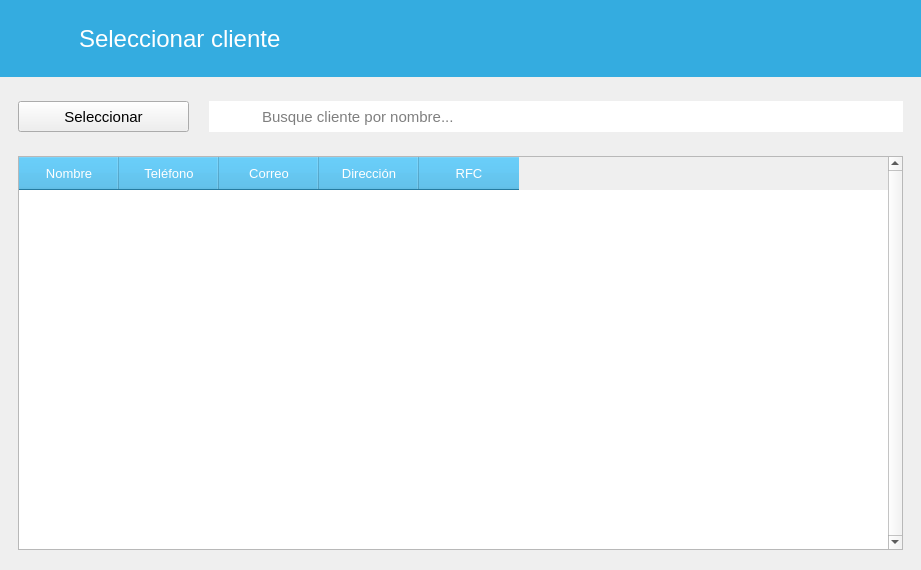
<?xml version="1.0" encoding="UTF-8"?>
<ui version="4.0">
 <class>SeleccionarCliente</class>
 <widget class="QMainWindow" name="SeleccionarCliente">
  <property name="windowModality">
   <enum>Qt::ApplicationModal</enum>
  </property>
  <property name="geometry">
   <rect>
    <x>0</x>
    <y>0</y>
    <width>921</width>
    <height>570</height>
   </rect>
  </property>
  <property name="windowTitle">
   <string>MainWindow</string>
  </property>
  <property name="windowIcon">
   <iconset resource="../resources.qrc">
    <normaloff>:/img/icon.ico</normaloff>:/img/icon.ico</iconset>
  </property>
  <widget class="QWidget" name="centralwidget">
   <layout class="QVBoxLayout" name="verticalLayout">
    <property name="leftMargin">
     <number>0</number>
    </property>
    <property name="topMargin">
     <number>0</number>
    </property>
    <property name="rightMargin">
     <number>0</number>
    </property>
    <property name="bottomMargin">
     <number>0</number>
    </property>
    <item alignment="Qt::AlignTop">
     <widget class="QFrame" name="frame">
      <property name="sizePolicy">
       <sizepolicy hsizetype="Expanding" vsizetype="Preferred">
        <horstretch>0</horstretch>
        <verstretch>0</verstretch>
       </sizepolicy>
      </property>
      <property name="styleSheet">
       <string notr="true">background-color: rgb(52, 172, 224);</string>
      </property>
      <property name="frameShadow">
       <enum>QFrame::Raised</enum>
      </property>
      <layout class="QVBoxLayout" name="verticalLayout_2">
       <property name="spacing">
        <number>0</number>
       </property>
       <property name="leftMargin">
        <number>0</number>
       </property>
       <property name="topMargin">
        <number>0</number>
       </property>
       <property name="rightMargin">
        <number>0</number>
       </property>
       <property name="bottomMargin">
        <number>0</number>
       </property>
       <item>
        <widget class="QFrame" name="frame_4">
         <property name="sizePolicy">
          <sizepolicy hsizetype="Maximum" vsizetype="Preferred">
           <horstretch>0</horstretch>
           <verstretch>0</verstretch>
          </sizepolicy>
         </property>
         <property name="styleSheet">
          <string notr="true">QFrame { border:none; }
background-color: rgb(52, 172, 224);</string>
         </property>
         <property name="frameShadow">
          <enum>QFrame::Raised</enum>
         </property>
         <layout class="QHBoxLayout" name="horizontalLayout">
          <property name="spacing">
           <number>20</number>
          </property>
          <property name="leftMargin">
           <number>18</number>
          </property>
          <property name="topMargin">
           <number>18</number>
          </property>
          <property name="rightMargin">
           <number>18</number>
          </property>
          <property name="bottomMargin">
           <number>18</number>
          </property>
          <item>
           <widget class="QLabel" name="lbRegresar">
            <property name="minimumSize">
             <size>
              <width>41</width>
              <height>41</height>
             </size>
            </property>
            <property name="cursor">
             <cursorShape>PointingHandCursor</cursorShape>
            </property>
            <property name="styleSheet">
             <string notr="true">image: url(:/img/resources/images/leftarrow.png);</string>
            </property>
            <property name="text">
             <string/>
            </property>
           </widget>
          </item>
          <item>
           <widget class="QLabel" name="label">
            <property name="minimumSize">
             <size>
              <width>201</width>
              <height>41</height>
             </size>
            </property>
            <property name="font">
             <font>
              <pointsize>18</pointsize>
             </font>
            </property>
            <property name="styleSheet">
             <string notr="true">color: rgb(255, 255, 255);</string>
            </property>
            <property name="text">
             <string>Seleccionar cliente</string>
            </property>
           </widget>
          </item>
         </layout>
        </widget>
       </item>
      </layout>
     </widget>
    </item>
    <item>
     <widget class="QFrame" name="frame_2">
      <property name="sizePolicy">
       <sizepolicy hsizetype="Expanding" vsizetype="Expanding">
        <horstretch>0</horstretch>
        <verstretch>0</verstretch>
       </sizepolicy>
      </property>
      <property name="frameShadow">
       <enum>QFrame::Raised</enum>
      </property>
      <layout class="QVBoxLayout" name="verticalLayout_3">
       <property name="spacing">
        <number>0</number>
       </property>
       <property name="bottomMargin">
        <number>0</number>
       </property>
       <item alignment="Qt::AlignTop">
        <widget class="QFrame" name="frame_5">
         <property name="frameShadow">
          <enum>QFrame::Raised</enum>
         </property>
         <layout class="QHBoxLayout" name="horizontalLayout_4">
          <property name="spacing">
           <number>20</number>
          </property>
          <property name="bottomMargin">
           <number>15</number>
          </property>
          <item>
           <widget class="QFrame" name="frame_7">
            <property name="frameShadow">
             <enum>QFrame::Raised</enum>
            </property>
            <layout class="QHBoxLayout" name="horizontalLayout_2">
             <property name="spacing">
              <number>0</number>
             </property>
             <property name="leftMargin">
              <number>0</number>
             </property>
             <property name="topMargin">
              <number>0</number>
             </property>
             <property name="rightMargin">
              <number>0</number>
             </property>
             <property name="bottomMargin">
              <number>0</number>
             </property>
             <item>
              <widget class="QPushButton" name="btAgregar">
               <property name="minimumSize">
                <size>
                 <width>171</width>
                 <height>31</height>
                </size>
               </property>
               <property name="font">
                <font>
                 <family>Arial</family>
                 <pointsize>11</pointsize>
                </font>
               </property>
               <property name="text">
                <string>Seleccionar</string>
               </property>
               <property name="icon">
                <iconset resource="../resources.qrc">
                 <normaloff>:/img/resources/images/accept.png</normaloff>:/img/resources/images/accept.png</iconset>
               </property>
              </widget>
             </item>
            </layout>
           </widget>
          </item>
          <item>
           <widget class="QFrame" name="frame_8">
            <property name="sizePolicy">
             <sizepolicy hsizetype="Expanding" vsizetype="Preferred">
              <horstretch>0</horstretch>
              <verstretch>0</verstretch>
             </sizepolicy>
            </property>
            <property name="frameShadow">
             <enum>QFrame::Raised</enum>
            </property>
            <layout class="QHBoxLayout" name="horizontalLayout_3">
             <property name="spacing">
              <number>0</number>
             </property>
             <property name="leftMargin">
              <number>0</number>
             </property>
             <property name="topMargin">
              <number>0</number>
             </property>
             <property name="rightMargin">
              <number>0</number>
             </property>
             <property name="bottomMargin">
              <number>0</number>
             </property>
             <item>
              <widget class="QLabel" name="label_2">
               <property name="minimumSize">
                <size>
                 <width>51</width>
                 <height>31</height>
                </size>
               </property>
               <property name="maximumSize">
                <size>
                 <width>51</width>
                 <height>31</height>
                </size>
               </property>
               <property name="styleSheet">
                <string notr="true">image: url(:/img/resources/images/magnifier.png);
background-color: rgb(255, 255, 255);</string>
               </property>
               <property name="text">
                <string/>
               </property>
              </widget>
             </item>
             <item>
              <widget class="QLineEdit" name="searchBar">
               <property name="minimumSize">
                <size>
                 <width>0</width>
                 <height>31</height>
                </size>
               </property>
               <property name="maximumSize">
                <size>
                 <width>16777215</width>
                 <height>31</height>
                </size>
               </property>
               <property name="font">
                <font>
                 <family>Arial</family>
                 <pointsize>11</pointsize>
                </font>
               </property>
               <property name="frame">
                <bool>false</bool>
               </property>
               <property name="placeholderText">
                <string>Busque cliente por nombre...</string>
               </property>
              </widget>
             </item>
            </layout>
           </widget>
          </item>
         </layout>
        </widget>
       </item>
       <item>
        <widget class="QFrame" name="frame_6">
         <property name="sizePolicy">
          <sizepolicy hsizetype="Expanding" vsizetype="Expanding">
           <horstretch>0</horstretch>
           <verstretch>0</verstretch>
          </sizepolicy>
         </property>
         <property name="frameShadow">
          <enum>QFrame::Raised</enum>
         </property>
         <layout class="QHBoxLayout" name="horizontalLayout_5">
          <property name="bottomMargin">
           <number>20</number>
          </property>
          <item>
           <widget class="QTableWidget" name="tabla_seleccionar">
            <property name="font">
             <font>
              <family>Arial</family>
              <pointsize>10</pointsize>
             </font>
            </property>
            <property name="styleSheet">
             <string notr="true">QHeaderView::section {
	font: bold 10pt &quot;Arial&quot;;
	color: rgb(255, 255, 255);
	background-color: rgb(52, 172, 224);

	padding-top: 7px;
	padding-bottom: 7px;
}

QTableView::item{
  padding: 5px;
}

QTableWidget {
	alternate-background-color: rgb(240, 240, 240);
}

QTableView {
    selection-background-color: rgb(85, 85, 255);
    selection-color: rgb(255, 255, 255);
}
QTableView:active {
    selection-background-color: rgb(85, 85, 255);
    selection-color: rgb(255, 255, 255);
}</string>
            </property>
            <property name="verticalScrollBarPolicy">
             <enum>Qt::ScrollBarAlwaysOn</enum>
            </property>
            <property name="editTriggers">
             <set>QAbstractItemView::NoEditTriggers</set>
            </property>
            <property name="alternatingRowColors">
             <bool>true</bool>
            </property>
            <property name="selectionMode">
             <enum>QAbstractItemView::SingleSelection</enum>
            </property>
            <property name="selectionBehavior">
             <enum>QAbstractItemView::SelectRows</enum>
            </property>
            <property name="showGrid">
             <bool>false</bool>
            </property>
            <property name="gridStyle">
             <enum>Qt::SolidLine</enum>
            </property>
            <attribute name="verticalHeaderVisible">
             <bool>false</bool>
            </attribute>
            <column>
             <property name="text">
              <string>Nombre</string>
             </property>
            </column>
            <column>
             <property name="text">
              <string>Teléfono</string>
             </property>
            </column>
            <column>
             <property name="text">
              <string>Correo</string>
             </property>
            </column>
            <column>
             <property name="text">
              <string>Dirección</string>
             </property>
            </column>
            <column>
             <property name="text">
              <string>RFC</string>
             </property>
            </column>
           </widget>
          </item>
         </layout>
        </widget>
       </item>
      </layout>
     </widget>
    </item>
   </layout>
  </widget>
 </widget>
 <resources>
  <include location="../resources.qrc"/>
 </resources>
 <connections/>
</ui>
